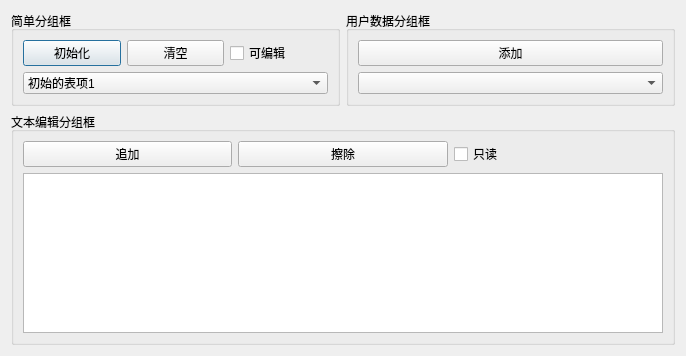
<?xml version="1.0" encoding="UTF-8"?>
<ui version="4.0">
 <class>ComboBoxDialog</class>
 <widget class="QDialog" name="ComboBoxDialog">
  <property name="geometry">
   <rect>
    <x>0</x>
    <y>0</y>
    <width>686</width>
    <height>356</height>
   </rect>
  </property>
  <property name="windowTitle">
   <string>组合框和文本编辑框</string>
  </property>
  <layout class="QVBoxLayout" name="verticalLayout_4">
   <item>
    <layout class="QHBoxLayout" name="horizontalLayout_3">
     <item>
      <widget class="QGroupBox" name="groupBox">
       <property name="title">
        <string>简单分组框</string>
       </property>
       <layout class="QVBoxLayout" name="verticalLayout">
        <item>
         <layout class="QHBoxLayout" name="horizontalLayout">
          <item>
           <widget class="QPushButton" name="m_btnInit">
            <property name="text">
             <string>初始化</string>
            </property>
           </widget>
          </item>
          <item>
           <widget class="QPushButton" name="m_btnClear">
            <property name="text">
             <string>清空</string>
            </property>
           </widget>
          </item>
          <item>
           <widget class="QCheckBox" name="m_checkEditable">
            <property name="text">
             <string>可编辑</string>
            </property>
           </widget>
          </item>
         </layout>
        </item>
        <item>
         <widget class="QComboBox" name="m_comboSimple">
          <item>
           <property name="text">
            <string>初始的表项1</string>
           </property>
           <property name="icon">
            <iconset resource="ComboBox.qrc">
             <normaloff>:/images/aim.ico</normaloff>:/images/aim.ico</iconset>
           </property>
          </item>
          <item>
           <property name="text">
            <string>初始的表项2</string>
           </property>
           <property name="icon">
            <iconset resource="ComboBox.qrc">
             <normaloff>:/images/aim.ico</normaloff>:/images/aim.ico</iconset>
           </property>
          </item>
          <item>
           <property name="text">
            <string>初始的表项3</string>
           </property>
           <property name="icon">
            <iconset resource="ComboBox.qrc">
             <normaloff>:/images/aim.ico</normaloff>:/images/aim.ico</iconset>
           </property>
          </item>
         </widget>
        </item>
       </layout>
      </widget>
     </item>
     <item>
      <widget class="QGroupBox" name="groupBox_2">
       <property name="title">
        <string>用户数据分组框</string>
       </property>
       <layout class="QVBoxLayout" name="verticalLayout_2">
        <item>
         <widget class="QPushButton" name="m_btnAdd">
          <property name="text">
           <string>添加</string>
          </property>
         </widget>
        </item>
        <item>
         <widget class="QComboBox" name="m_comboUserData"/>
        </item>
       </layout>
      </widget>
     </item>
    </layout>
   </item>
   <item>
    <widget class="QGroupBox" name="groupBox_3">
     <property name="title">
      <string>文本编辑分组框</string>
     </property>
     <layout class="QVBoxLayout" name="verticalLayout_3">
      <item>
       <layout class="QHBoxLayout" name="horizontalLayout_2">
        <item>
         <widget class="QPushButton" name="m_btnAppend">
          <property name="text">
           <string>追加</string>
          </property>
         </widget>
        </item>
        <item>
         <widget class="QPushButton" name="m_btnErase">
          <property name="text">
           <string>擦除</string>
          </property>
         </widget>
        </item>
        <item>
         <widget class="QCheckBox" name="m_checkReadOnly">
          <property name="text">
           <string>只读</string>
          </property>
         </widget>
        </item>
       </layout>
      </item>
      <item>
       <widget class="QPlainTextEdit" name="m_plainTextEdit"/>
      </item>
     </layout>
    </widget>
   </item>
  </layout>
 </widget>
 <resources>
  <include location="ComboBox.qrc"/>
 </resources>
 <connections/>
</ui>
